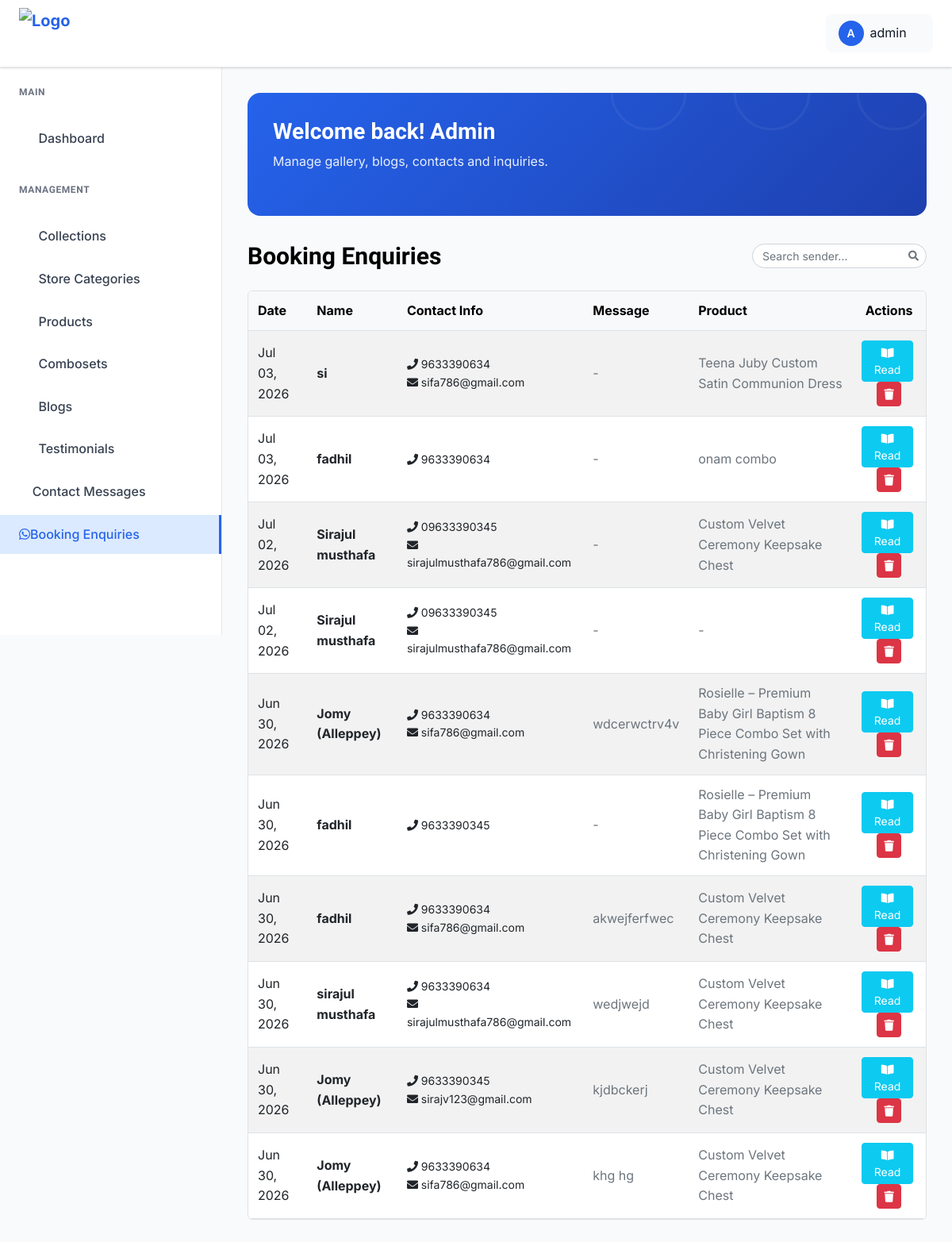
/dashboard/booking-enquiries/ (signed in), run on the app's committed database.
### zuzanne_app/models.py (models this page shows, shortened)
class BookingEnquiry(models.Model):
    name = models.CharField(max_length=150)
    phone = models.CharField(max_length=20)
    email = models.EmailField(blank=True, null=True)
    message = models.TextField(blank=True, null=True)
    product_name = models.CharField(max_length=200, blank=True, null=True)
    source_page = models.CharField(max_length=200, blank=True, null=True)
    created_at = models.DateTimeField(auto_now_add=True)
    is_read = models.BooleanField(default=False)
    class Meta:
        ordering = ['-created_at']
        verbose_name = "Booking Enquiry"
        verbose_name_plural = "Booking Enquiries"

### zuzanne_app/views.py (the view)
# urls.py: path("dashboard/booking-enquiries/", views.booking_enquiry_list, name="booking_enquiry_list"),
@login_required(login_url="admin_login")
def booking_enquiry_list(request):
    BookingEnquiry.objects.filter(is_read=False).update(is_read=True)
    enquiries = BookingEnquiry.objects.all().order_by("-created_at")
    return render(request, "admin_pages/view_booking_enquiries.html", {"enquiries": enquiries})

### templates/admin_pages/view_booking_enquiries.html (shortened to what this page needs)
{% extends "admin_pages/base.html" %}
{% load static %}
{% block content %}
<div class="dashboard__form__wraper">
     <div class="create__course__title mb-4 d-flex flex-wrap justify-content-between align-items-center gap-2">
        <h4 class="mb-0">Booking Enquiries</h4>
        <div class="d-flex align-items-center gap-2 ms-auto">
            <div class="search-box">
                <input type="text" id="bookingSearchInput" class="form-control form-control-sm" placeholder="Search sender...">
            </div>
        </div>
    </div>
    <div class="custom-table-container">
        <table class="table table-striped table-hover align-middle">
            <thead class="table-light">
                <tr>
                    <th scope="col" class="text-nowrap">Date</th>
                    <th scope="col" class="text-nowrap">Name</th>
                    <th scope="col" class="text-nowrap">Contact Info</th>
                    <th scope="col">Message</th>
                    <th scope="col" class="text-nowrap">Product</th>
                    <th scope="col" class="text-center text-nowrap">Actions</th>
                </tr>
            </thead>
            <tbody>
                {% for enquiry in enquiries %}
                <tr>
                    <td>{{ enquiry.created_at|date:"M d, Y" }}</td>
                    <td><strong>{{ enquiry.name }}</strong></td>
                    <td>
                        <div class="d-flex flex-column small">
                            <span><i class="fas fa-phone"></i> {{ enquiry.phone }}</span>
                            {% if enquiry.email %}<span><i class="fas fa-envelope"></i> {{ enquiry.email }}</span>{% endif %}
                        </div>
                    </td>
                    <td class="text-muted" style="max-width: 150px; white-space: nowrap; overflow: hidden; text-overflow: ellipsis;" title="{{ enquiry.message }}">{{ enquiry.message|default:"-" }}</td>
                    <td class="text-muted">{{ enquiry.product_name|default:"-" }}</td>
                    <td class="text-center">
                        <button type="button" class="btn btn-sm btn-info me-1 text-white" data-bs-toggle="modal" data-bs-target="#readBookingModal{{ enquiry.id }}">
                            <i class="fas fa-book-open"></i> Read
                        </button>
                        <button type="button" class="btn btn-sm btn-danger" data-bs-toggle="modal" data-bs-target="#deleteBookingModal{{ enquiry.id }}">
                            <i class="fas fa-trash"></i>
                        </button>
                    </td>
                </tr>
                {% empty %}
                <tr>
                    <td colspan="6" class="text-center py-4">
                        <p class="text-muted">No booking enquiries yet.</p>
                    </td>
                </tr>
                {% endfor %}
            </tbody>
        </table>
    </div>
</div>
{% endblock %}

### templates/admin_pages/base.html (shortened to what this page needs)
{% load static %}
{% load static %}
<!DOCTYPE html>
<html class="no-js" lang="en">
<head>
    <link rel="stylesheet" href="https://cdnjs.cloudflare.com/ajax/libs/toastr.js/latest/toastr.min.css">
    <link href="https://cdnjs.cloudflare.com/ajax/libs/font-awesome/5.15.4/css/all.min.css" rel="stylesheet">
    <link rel="stylesheet" href="{% static 'admin-static/assets/css/bootstrap.min.css' %}">
    <link rel="stylesheet" href="{% static 'admin-static/assets/css/icofont.min.css' %}">
    <link rel="stylesheet" href="{% static 'admin-static/assets/css/style.css' %}">
</head>
<body>
    <header class="dashboard-header">
        <div class="header-left">
            <a href="{% url 'admin_dashboard' %}" class="logo">
                <img src="{% static 'admin-static/assets/img/zuzanne.png' %}" alt="Logo" style="height: 65px; width: auto; object-fit: contain;">
            </a>
        </div>
        <div class="header-right">
            <div class="user-profile-dropdown">
                <div class="user-profile-toggle">
                    <div class="user-avatar">
                        {{ request.user.username|first|upper }}
                    </div>
                    <span>{{ request.user.username}}</span>
                    <i class="icofont-simple-down"></i>
                </div>
            </div>
        </div>
    </header>
    <aside class="dashboard-sidebar" id="dashboardSidebar">
        <div class="sidebar-content">
            <div class="sidebar-section">
                <h6 class="sidebar-title">Main</h6>
                <ul class="sidebar-menu">
                    <li>
                        <a href="{% url 'admin_dashboard' %}"
                            class="{% if request.resolver_match.url_name == 'admin_dashboard' %}active{% endif %}">
                            <i class="icofont-dashboard"></i>
                            Dashboard
                        </a>
                    </li>
                </ul>
            </div>
            <div class="sidebar-section">
                <h6 class="sidebar-title">Management</h6>
                <ul class="sidebar-menu">
                    <li>
                        <a href="{% url 'collection_list' %}"
                            class="{% if request.resolver_match.url_name == 'collection_list' or request.resolver_match.url_name == 'collection_create' or request.resolver_match.url_name == 'collection_update' %}active{% endif %}">
                            <i class="icofont-list"></i>
                            Collections
                        </a>
                    </li>
                    <li>
                        <a href="{% url 'store_category_list' %}"
                            class="">
                            <i class="icofont-tags"></i>
                            Store Categories
                        </a>
                    </li>
                    <li>
                        <a href="{% url 'product_list' %}"
                            class="{% if request.resolver_match.url_name == 'product_list' or request.resolver_match.url_name == 'product_create' or request.resolver_match.url_name == 'product_update' %}active{% endif %}">
                            <i class="icofont-shopping-cart"></i>
                            Products
                        </a>
                    </li>
                    <li>
                      <a href="{% url 'comboset_list' %}" class="">
                        <i class="icofont-box"></i>
                         Combosets
                        </a>
                    </li>
                    <li>
                        <a href="{% url 'admin_blog_list' %}"
                            class="{% if request.resolver_match.url_name == 'admin_blog_list' or request.resolver_match.url_name == 'admin_block_list' %}active{% endif %}">
                            <i class="icofont-newspaper"></i>
                            Blogs
                        </a>
                    </li>
                    <li>
                        <a href="{% url 'testimonial_list' %}"
                            class="{% if request.resolver_match.url_name == 'testimonial_list' %}active{% endif %}">
                            <i class="icofont-quote-left"></i>
                            Testimonials
                        </a>
                    </li>
                    <li>
                        <a href="{% url 'contact_list' %}"
                            class="{% if request.resolver_match.url_name == 'contact_list' %}active{% endif %} d-flex align-items-center justify-content-between" style="width: 100%;">
                            <span>
                                <i class="icofont-ui-messaging"></i>
                                Contact Messages
                            </span>
                        </a>
                    </li>
                    <li>
                      <a href="{% url 'booking_enquiry_list' %}"
                            class="{% if request.resolver_match.url_name == 'booking_enquiry_list' %}active{% endif %} d-flex align-items-center justify-content-between" style="width: 100%;">
                      <span>
                        <i class="fab fa-whatsapp"></i>Booking Enquiries
                      </span>
                       </a>
                    </li>
                </ul>
            </div>
        </div>
    </aside>
    <main class="dashboard-main">
        <div class="dashboard-content">
            <div class="dashboard-banner">
                <div class="banner-content">
                    <h1 class="banner-title">Welcome back! Admin</h1>
                    <p class="banner-subtitle">Manage gallery, blogs, contacts and inquiries.</p>
                </div>
            </div>
            {% block content %}{% endblock %}
        </div>
    </main>
</body>
</html>

### data on the page
BookingEnquiry: created_at "Jul 03, 2026", name "si", phone "9633390634", email "sifa786@gmail.com", message "-", product_name "Teena Juby Custom Satin Communion Dress"
BookingEnquiry: created_at "Jul 03, 2026", name "fadhil", phone "9633390634", message "-", product_name "onam combo"
BookingEnquiry: created_at "Jul 02, 2026", name "Sirajul musthafa", phone "09633390345", email "sirajulmusthafa786@gmail.com", message "-", product_name "Custom Velvet Ceremony Keepsake Chest"
BookingEnquiry: created_at "Jul 02, 2026", name "Sirajul musthafa", phone "09633390345", email "sirajulmusthafa786@gmail.com", message "-", product_name "-"
BookingEnquiry: created_at "Jun 30, 2026", name "Jomy (Alleppey)", phone "9633390634", email "sifa786@gmail.com", message "wdcerwctrv4v", product_name "Rosielle – Premium Baby Girl Baptism 8 Piece Combo Set with Christening Gown"
BookingEnquiry: created_at "Jun 30, 2026", name "fadhil", phone "9633390345", message "-", product_name "Rosielle – Premium Baby Girl Baptism 8 Piece Combo Set with Christening Gown"
BookingEnquiry: created_at "Jun 30, 2026", name "fadhil", phone "9633390634", email "sifa786@gmail.com", message "akwejferfwec", product_name "Custom Velvet Ceremony Keepsake Chest"
BookingEnquiry: created_at "Jun 30, 2026", name "sirajul musthafa", phone "9633390634", email "sirajulmusthafa786@gmail.com", message "wedjwejd", product_name "Custom Velvet Ceremony Keepsake Chest"
BookingEnquiry: created_at "Jun 30, 2026", name "Jomy (Alleppey)", phone "9633390345", email "sirajv123@gmail.com", message "kjdbckerj", product_name "Custom Velvet Ceremony Keepsake Chest"
BookingEnquiry: created_at "Jun 30, 2026", name "Jomy (Alleppey)", phone "9633390634", email "sifa786@gmail.com", message "khg hg", product_name "Custom Velvet Ceremony Keepsake Chest"

### other printed values
{{ request.user.username|first|upper }} "A"
{{ request.user.username }} "admin"
